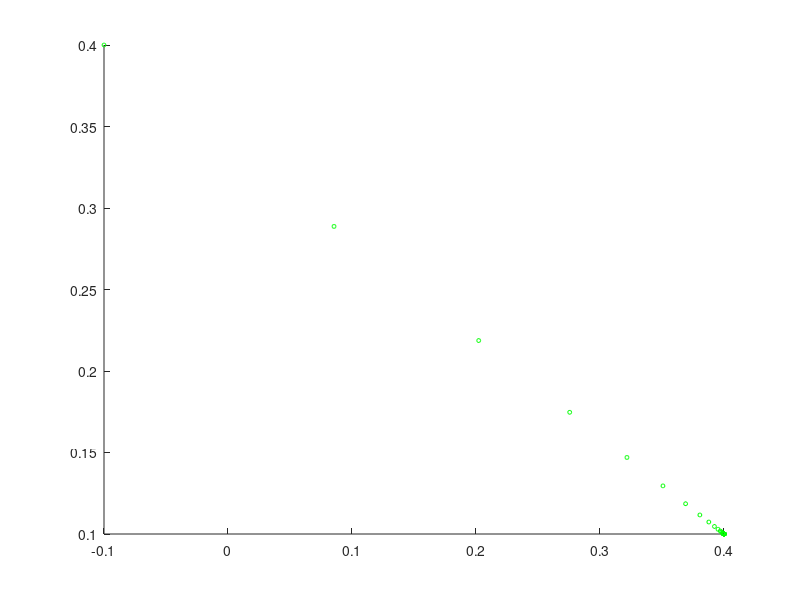

Write the MATLAB code that produced this figure. (Note: this script raises an error after producing the figure.)
start_pos = [-0.1, 0.4]; 
% start_pos = [-0.045, 0.14]; 
target = [0.4, 0.1];
current = start_pos; 
dt = 0.0742;
t = 0 ;
trace = [current];
while t < 10
    v = -5 * (current- target);  % x' = -10(x-0.4)
    current = current + dt * v;
    trace = [trace; current];
    t = t+ dt;
end

scatter(trace(:,1), trace(:,2),8, 'g');
hold on
circle(0.4,0.1,0.02,2,'c');
hold on
plot(trace(:,1), trace(:,2));
hold on
plot(0.4,0.1, 'x', 'color','r', 'LineWidth',10)
grid on